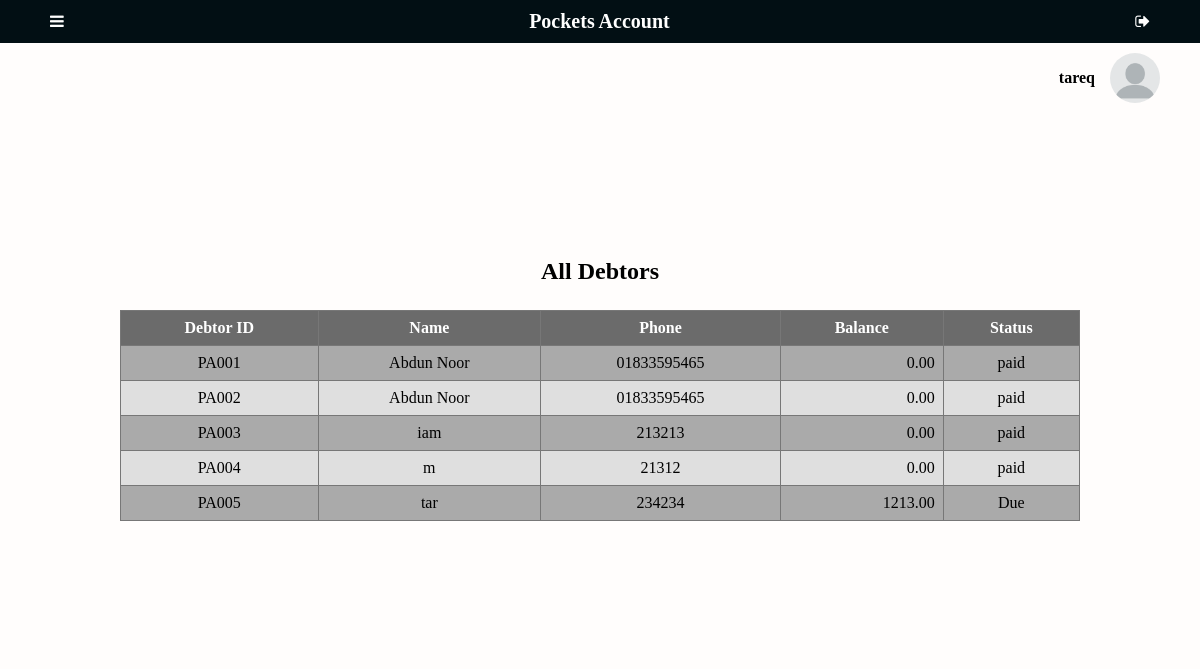
The page /debtor/ (signed in) on the database as committed earlier.
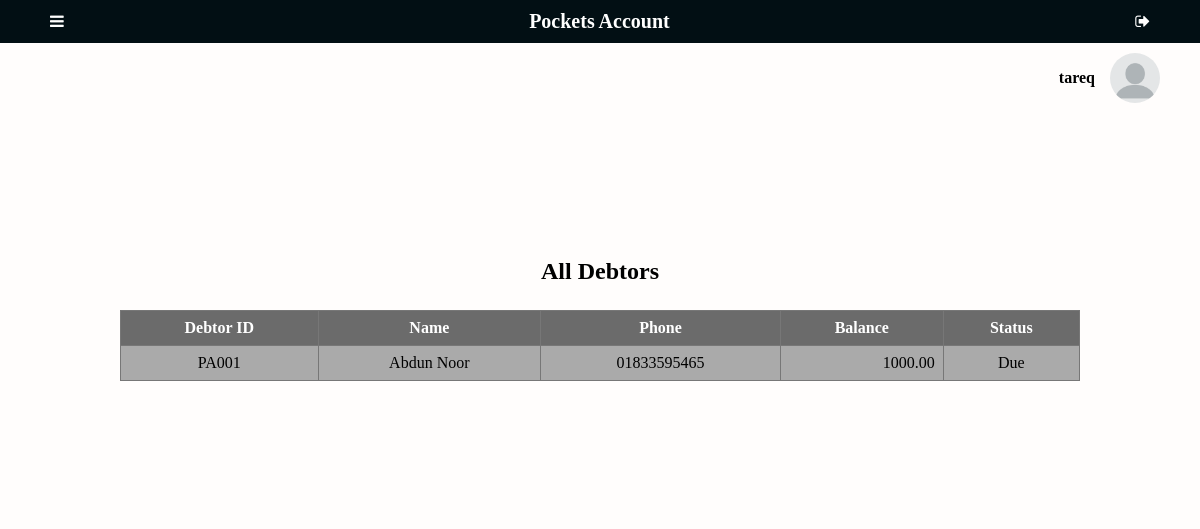
The same page on the database as committed later.
### app/models.py (models this page shows)
class Debtor(models.Model):
    debtorName = models.CharField(max_length=50)
    phone = models.CharField(max_length=15, blank=True, null= True)
    address = models.TextField(blank=True, null= True)
    img = models.ImageField(upload_to='pics', null=True, blank=True)
    lender = models.ForeignKey(User, on_delete=models.SET_NULL, blank=True, null=True)
    totalbalance = models.FloatField(default=0, null=True, blank=True)
    def __str__(self):
        return "PA00" +str(self.id)

### app/views.py (the view)
# urls.py: path('debtor/', views.debtor, name='debtor'),
@login_required(login_url='login')
def debtor(request):
    debtors = Debtor.objects.filter(lender_id=request.user.id)
    d = {}
    for debtor in debtors:
        accounts = Account.objects.filter(debtor=debtor)
        a, b, c = total_count_debtor(accounts)
        if c == 0:
            status = "paid"
        elif c > 0:
            status = "Due"
        else:
            status = "None"
        d[debtor] = c, status
    return render(request, "app/debtor.html",{
        "debtors": d,
    })

### app/views.py (called while the page is built)
def total_count_debtor(accounts):
    total_loan = 0
    total_depost = 0
    b = 0
    for account in accounts:
        total_loan = total_loan + account.loan
        total_depost = total_depost + account.deposit
    b = total_loan - total_depost
    return total_loan, total_depost, b

### app/templates/app/debtor.html (shortened to what this page needs)
{% extends "app/layout.html" %}
{% block body %}
<main>
    <div class="tablecontainer">
        <h2>All Debtors</h2>
        <table>
            <tr>
                <th>Debtor ID</th>
                <th>Name</th>
                <th>Phone</th>
                <th>Balance</th>
                <th>Status</th>
            </tr>
            {% for debtor, balance in debtors.items %}
                <tr>
                    <td>{{ debtor }}</td>
                    <td> <a style="color: black;" href="{% url 'debtorprofile' debtor.id %}"> {{ debtor.debtorName }}</a> </td>
                    <td>{{ debtor.phone }}</td>
                    <td class="ralign">{{ balance.0|floatformat:2 }}</td>
                    <a href=""><td>{{ balance.1 }}</td></a>
                </tr>
            {% endfor %}
        </table>
    </div>
</main>
{% endblock %}

### app/templates/app/layout.html (shortened to what this page needs)
{% load static %}
<!DOCTYPE html>
<html lang="en">
<head>
    <link rel="stylesheet" type="text/css" href="{% static 'app/css/main.css' %}">
    <link rel="stylesheet" type="text/css" href="{% static 'app/css/font-awesome.css' %}">
</head>
<body>
    <nav>
        {% if user.is_authenticated %}
        <a onclick="openNav()"></a>
        {% endif %}
        <span class="had"> <a href="{% url 'index' %}">Pockets Account</a></span>
    {% if user.is_authenticated %}
       <a href="{% url 'logout' %}"></a>
    {% endif %}
    </nav>
    {% if user.is_authenticated %}
    <div class="n">
        <h4>{{ user }}</h4>
        <img src="{% static 'app/img/avatar.png' %}" alt="">
    </div>
    {% endif %}
    {% block body %}{% endblock %}
</body>
</html>

### app/static/app/css/main.css (style rules this page uses)
* { margin: 0; padding: 0; box-sizing: border-box; font-family: Serif; }
html { background-color: rgb(82, 82, 82); height: 100%; }
body { max-width: 1400px; margin: auto; background-color: #FFFDFC; height: 100%; }
nav { background-color: #020f14; color: #f1f1f1; display: flex; position: sticky; top: 0; align-items: center; justify-content: space-between; padding: 10px 50px; }
.n { text-align: right; display: flex; justify-content: right; align-items: center; padding: 10px 40px; }
.n h4 { margin-right: 15px; }
.n img { height: 50px; width: 50px; border-radius: 50%; }
.had { font-weight: bolder; font-size: 20px; }
main { display: flex; justify-content: center; flex-wrap: wrap; background-color: #FFFDFC; }
a { text-decoration: none; color: white; cursor: pointer; }
.tablecontainer { text-align: center; margin: 10%; width: 80%; }
.tablecontainer h2 { margin: 25px; }
.tablecontainer table { border-collapse: collapse; width: 100%; background-color: #dfdfdf; }
th, td { text-align: center; padding: 8px; border: 1px solid #777777; }
tr:nth-child(even) { background-color: #f2f2f2; }
th { background-color: #444444be; color: white; }
.totaldebitdeposit td, tr:nth-child(even) { background-color: rgba(0, 0, 0, 0.24); }
.ralign { text-align: right; }

Rows that differ between the two databases and show on the page:
removed Debtor: id "PA002", debtorName "Abdun Noor", phone "01833595465", totalbalance "0.00", balance "paid"
removed Debtor: id "PA003", debtorName "iam", phone "213213", totalbalance "0.00", balance "paid"
removed Debtor: id "PA004", debtorName "m", phone "21312", totalbalance "0.00", balance "paid"
removed Debtor: id "PA005", debtorName "tar", phone "234234", balance "1213.00", balance "Due"
computed for Debtor "PA001": totalbalance "0.00" → "1000.00"; balance "paid" → "Due"
